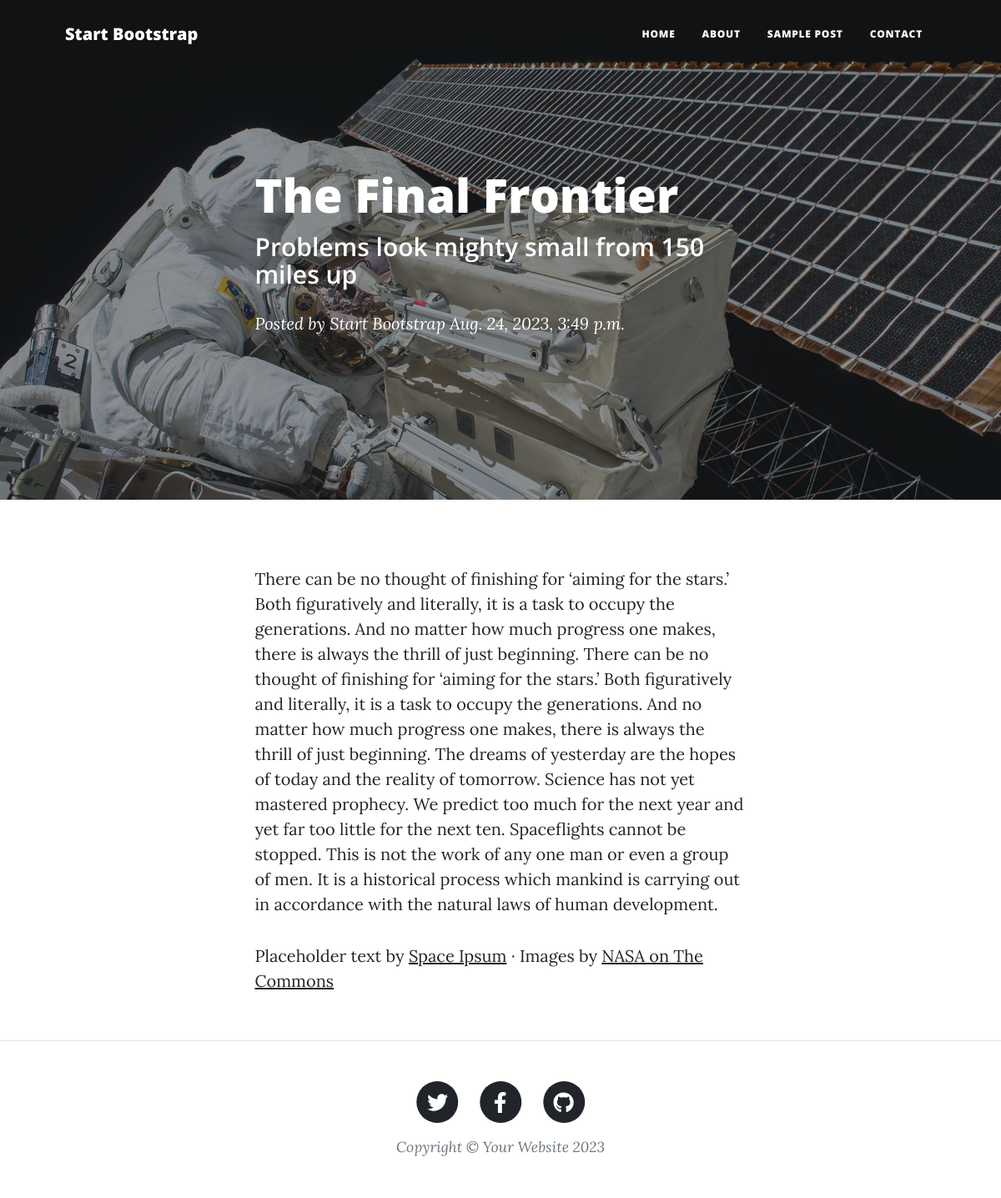
Screenshot of /post/2 with the database file from the repository.
### posts/views.py (the view)
def post(request, pk):
    posts = Post.objects.get(id=pk)
    return render(request, 'posts.html', {'posts': posts} )

### templates/posts.html (shortened to what this page needs)
{% load static %}
<!DOCTYPE html>
<html lang="en">
    <head>
        <link href="{% static 'css/styles.css' %}" rel="stylesheet" />
    </head>
    <body>
        <nav class="navbar navbar-expand-lg navbar-light" id="mainNav">
            <div class="container px-4 px-lg-5">
                <a class="navbar-brand" href="index.html">Start Bootstrap</a>
                <div class="collapse navbar-collapse" id="navbarResponsive">
                    <ul class="navbar-nav ms-auto py-4 py-lg-0">
                        <li class="nav-item"><a class="nav-link px-lg-3 py-3 py-lg-4" href="index.html">Home</a></li>
                        <li class="nav-item"><a class="nav-link px-lg-3 py-3 py-lg-4" href="about.html">About</a></li>
                        <li class="nav-item"><a class="nav-link px-lg-3 py-3 py-lg-4" href="post.html">Sample Post</a></li>
                        <li class="nav-item"><a class="nav-link px-lg-3 py-3 py-lg-4" href="contact.html">Contact</a></li>
                    </ul>
                </div>
            </div>
        </nav>
        <header class="masthead" style="background-image: url('assets/img/post-bg.jpg')">
            <div class="container position-relative px-4 px-lg-5">
                <div class="row gx-4 gx-lg-5 justify-content-center">
                    <div class="col-md-10 col-lg-8 col-xl-7">
                        <div class="post-heading">
                            <h1>{{posts.title}}</h1>
                            <h2 class="subheading">Problems look mighty small from 150 miles up</h2>
                            <span class="meta">
                                Posted by
                                <a href="#!">Start Bootstrap</a>
                                {{posts.created_at}}
                            </span>
                        </div>
                    </div>
                </div>
            </div>
        </header>
        <article class="mb-4">
            <div class="container px-4 px-lg-5">
                <div class="row gx-4 gx-lg-5 justify-content-center">
                    <div class="col-md-10 col-lg-8 col-xl-7">
                        <p>{{posts.body}}</p>
                        <p>
                            Placeholder text by
                            <a href="http://spaceipsum.com/">Space Ipsum</a>
                            &middot; Images by
                            <a href="https://www.flickr.com/photos/nasacommons/">NASA on The Commons</a>
                        </p>
                    </div>
                </div>
            </div>
        </article>
        <footer class="border-top">
            <div class="container px-4 px-lg-5">
                <div class="row gx-4 gx-lg-5 justify-content-center">
                    <div class="col-md-10 col-lg-8 col-xl-7">
                        <ul class="list-inline text-center">
                            <li class="list-inline-item">
                                <a href="#!">
                                    <span class="fa-stack fa-lg">
                                        <i class="fas fa-circle fa-stack-2x"></i>
                                        <i class="fab fa-twitter fa-stack-1x fa-inverse"></i>
                                    </span>
                                </a>
                            </li>
                            <li class="list-inline-item">
                                <a href="#!">
                                    <span class="fa-stack fa-lg">
                                        <i class="fas fa-circle fa-stack-2x"></i>
                                        <i class="fab fa-facebook-f fa-stack-1x fa-inverse"></i>
                                    </span>
                                </a>
                            </li>
                            <li class="list-inline-item">
                                <a href="#!">
                                    <span class="fa-stack fa-lg">
                                        <i class="fas fa-circle fa-stack-2x"></i>
                                        <i class="fab fa-github fa-stack-1x fa-inverse"></i>
                                    </span>
                                </a>
                            </li>
                        </ul>
                        <div class="small text-center text-muted fst-italic">Copyright &copy; Your Website 2023</div>
                    </div>
                </div>
            </div>
        </footer>
    </body>
</html>

### rows the page displays
Post: title "The Final Frontier", created_at "Aug. 24, 2023, 3:49 p.m.", body "There can be no thought of finishing for ‘aiming for the stars.’ Both figuratively and literally, it is a task to occupy the generations. And no matter how much progress one makes, there is always the thrill of just beginning. There can be no thought of finishing for ‘aiming for the stars.’ Both figuratively and literally, it is a task to occupy the generations. And no matter how much progress one makes, there is always the thrill of just beginning. The dreams of yesterday are the hopes of today and the reality of tomorrow. Science has not yet mastered prophecy. We predict too much for the next year and yet far too little for the next ten. Spaceflights cannot be stopped. This is not the…"
